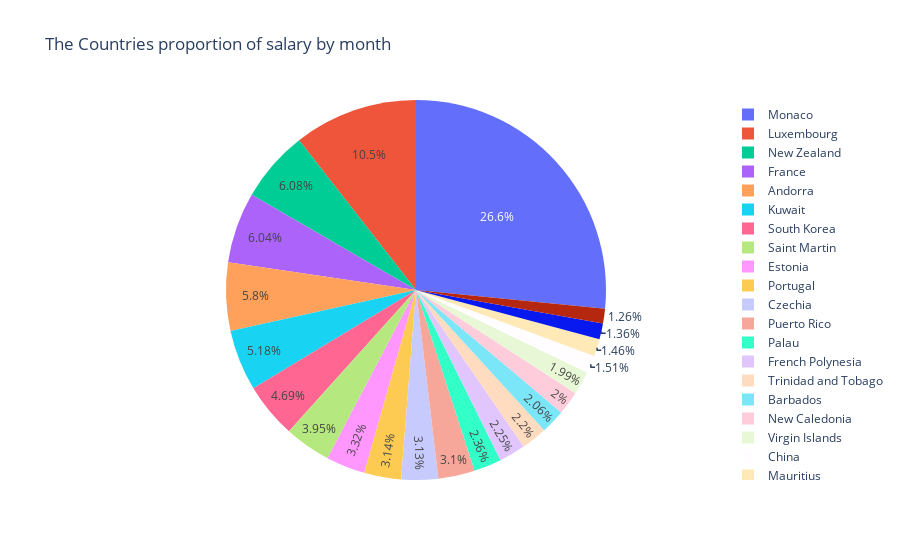

Notebook code for this chart:
### Code cell
fig = px.pie(income_world[:22], values='Avg. income per month', names='Country', title='The Countries proportion of salary by month')
fig.show()

### Figure 1 — Plotly figure (JSON) as saved in the notebook; plotly's stock layout.template omitted (floating-point values rounded to 4 significant figures)
{"data": [{"domain": {"x": [0, 1], "y": [0, 1]}, "hoverlabel": {"namelength": 0}, "hovertemplate": "Country=%{label}<br>Avg. income per month=%{value}", "labels": ["Monaco", "Luxembourg", "New Zealand", "France", "Andorra", "Kuwait", "South Korea", "Saint Martin", "Estonia", "Portugal", "Czechia", "Puerto Rico", "Palau", "French Polynesia", "Trinidad and Tobago", "Barbados", "New Caledonia", "Virgin Islands", "China", "Mauritius", "Bulgaria", "Saint Lucia"], "legendgroup": "", "name": "", "showlegend": true, "type": "pie", "values": [15507, 6158, 3551, 3524, 3388, 3024, 2738, 2307, 1936, 1833, 1828, 1812, 1375, 1313, 1284, 1205, 1168, 1161, 884, 853, 795, 733]}], "layout": {"legend": {"tracegroupgap": 0}, "title": {"text": "The Countries proportion of salary by month"}}}
